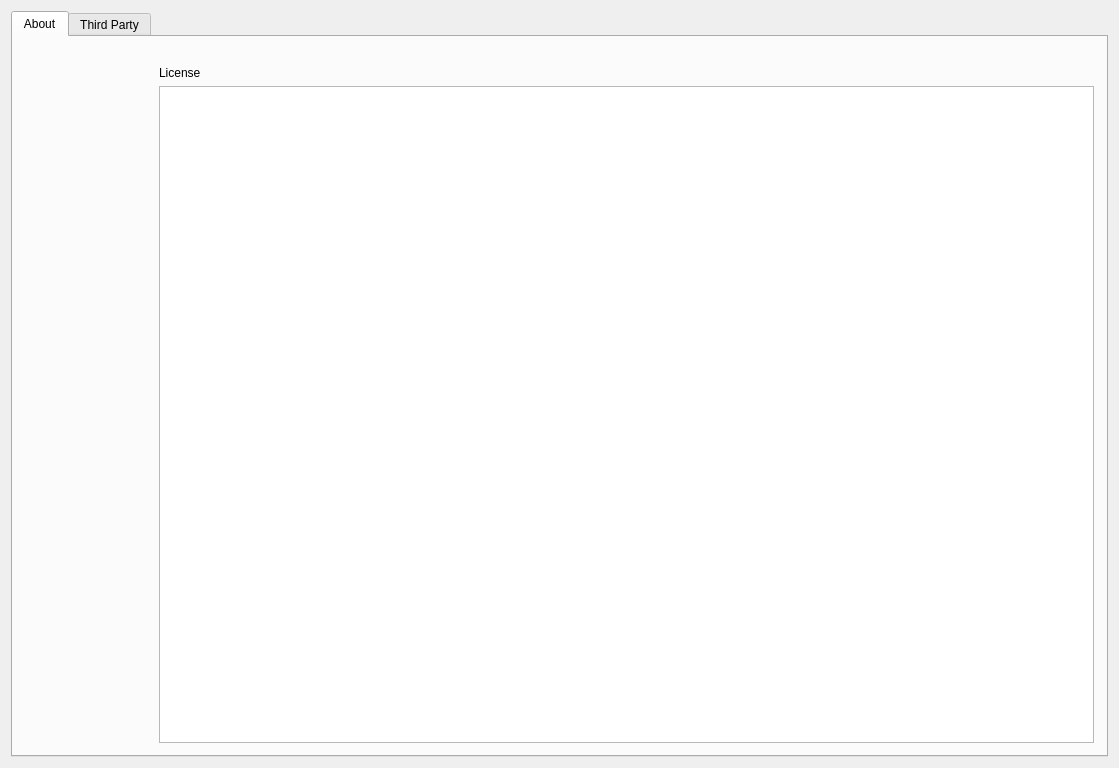
<?xml version="1.0" encoding="UTF-8"?>
<ui version="4.0">
 <class>AboutDialog</class>
 <widget class="QDialog" name="AboutDialog">
  <property name="geometry">
   <rect>
    <x>0</x>
    <y>0</y>
    <width>1119</width>
    <height>768</height>
   </rect>
  </property>
  <property name="windowTitle">
   <string>Dialog</string>
  </property>
  <layout class="QVBoxLayout" name="verticalLayout">
   <item>
    <widget class="QTabWidget" name="tabWidget">
     <property name="currentIndex">
      <number>0</number>
     </property>
     <widget class="QWidget" name="aboutTab">
      <attribute name="title">
       <string>About</string>
      </attribute>
      <layout class="QHBoxLayout" name="horizontalLayout_2">
       <property name="leftMargin">
        <number>12</number>
       </property>
       <property name="rightMargin">
        <number>12</number>
       </property>
       <property name="bottomMargin">
        <number>12</number>
       </property>
       <item>
        <layout class="QVBoxLayout" name="verticalLayout_2">
         <item>
          <widget class="QLabel" name="logoLabel">
           <property name="minimumSize">
            <size>
             <width>128</width>
             <height>128</height>
            </size>
           </property>
           <property name="maximumSize">
            <size>
             <width>128</width>
             <height>128</height>
            </size>
           </property>
           <property name="text">
            <string/>
           </property>
          </widget>
         </item>
         <item>
          <spacer name="verticalSpacer">
           <property name="orientation">
            <enum>Qt::Vertical</enum>
           </property>
           <property name="sizeHint" stdset="0">
            <size>
             <width>20</width>
             <height>40</height>
            </size>
           </property>
          </spacer>
         </item>
        </layout>
       </item>
       <item>
        <layout class="QVBoxLayout" name="verticalLayout_6">
         <item>
          <widget class="QLabel" name="aboutInformationLabel">
           <property name="text">
            <string/>
           </property>
           <property name="openExternalLinks">
            <bool>false</bool>
           </property>
           <property name="textInteractionFlags">
            <set>Qt::TextBrowserInteraction</set>
           </property>
          </widget>
         </item>
         <item>
          <layout class="QVBoxLayout" name="verticalLayout_3">
           <item>
            <widget class="QLabel" name="aboutLicenseCaptionLabel">
             <property name="text">
              <string>License</string>
             </property>
            </widget>
           </item>
           <item>
            <widget class="QPlainTextEdit" name="aboutLicenseEdit">
             <property name="readOnly">
              <bool>true</bool>
             </property>
            </widget>
           </item>
          </layout>
         </item>
        </layout>
       </item>
      </layout>
     </widget>
     <widget class="QWidget" name="thirdPartyTab">
      <attribute name="title">
       <string>Third Party</string>
      </attribute>
      <layout class="QHBoxLayout" name="horizontalLayout" stretch="0,1">
       <property name="leftMargin">
        <number>12</number>
       </property>
       <property name="rightMargin">
        <number>12</number>
       </property>
       <property name="bottomMargin">
        <number>12</number>
       </property>
       <item>
        <widget class="QListWidget" name="thirdPartyListWidget"/>
       </item>
       <item>
        <layout class="QVBoxLayout" name="verticalLayout_5" stretch="0,1">
         <property name="spacing">
          <number>24</number>
         </property>
         <property name="topMargin">
          <number>0</number>
         </property>
         <item>
          <widget class="QLabel" name="thirdPartyInformationLabel">
           <property name="minimumSize">
            <size>
             <width>0</width>
             <height>128</height>
            </size>
           </property>
           <property name="text">
            <string/>
           </property>
           <property name="alignment">
            <set>Qt::AlignLeading|Qt::AlignLeft|Qt::AlignTop</set>
           </property>
           <property name="openExternalLinks">
            <bool>true</bool>
           </property>
           <property name="textInteractionFlags">
            <set>Qt::TextBrowserInteraction</set>
           </property>
          </widget>
         </item>
         <item>
          <layout class="QVBoxLayout" name="verticalLayout_4">
           <item>
            <widget class="QLabel" name="thirdPartyLicenseCaptionLabel">
             <property name="text">
              <string>License</string>
             </property>
            </widget>
           </item>
           <item>
            <widget class="QPlainTextEdit" name="thirdPartyLicenseEdit">
             <property name="readOnly">
              <bool>true</bool>
             </property>
            </widget>
           </item>
          </layout>
         </item>
        </layout>
       </item>
      </layout>
     </widget>
    </widget>
   </item>
  </layout>
 </widget>
 <resources/>
 <connections/>
</ui>
